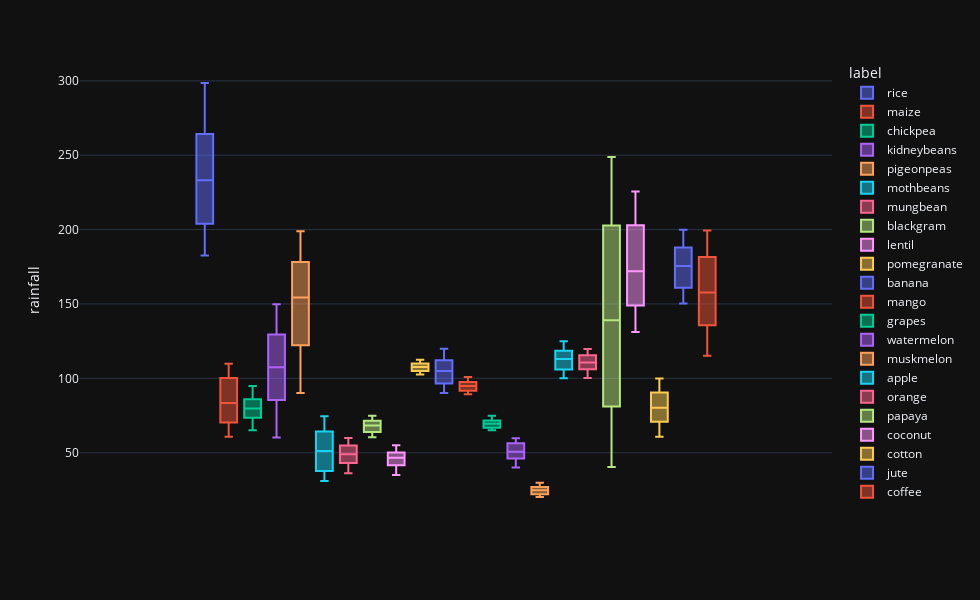

Write notebook code for a chart like this one.
### Code cell
fig = px.box(data,y='rainfall',template = 'plotly_dark',color='label')
fig.update_layout(autosize=False,width=980,height=600,)
fig.show()
